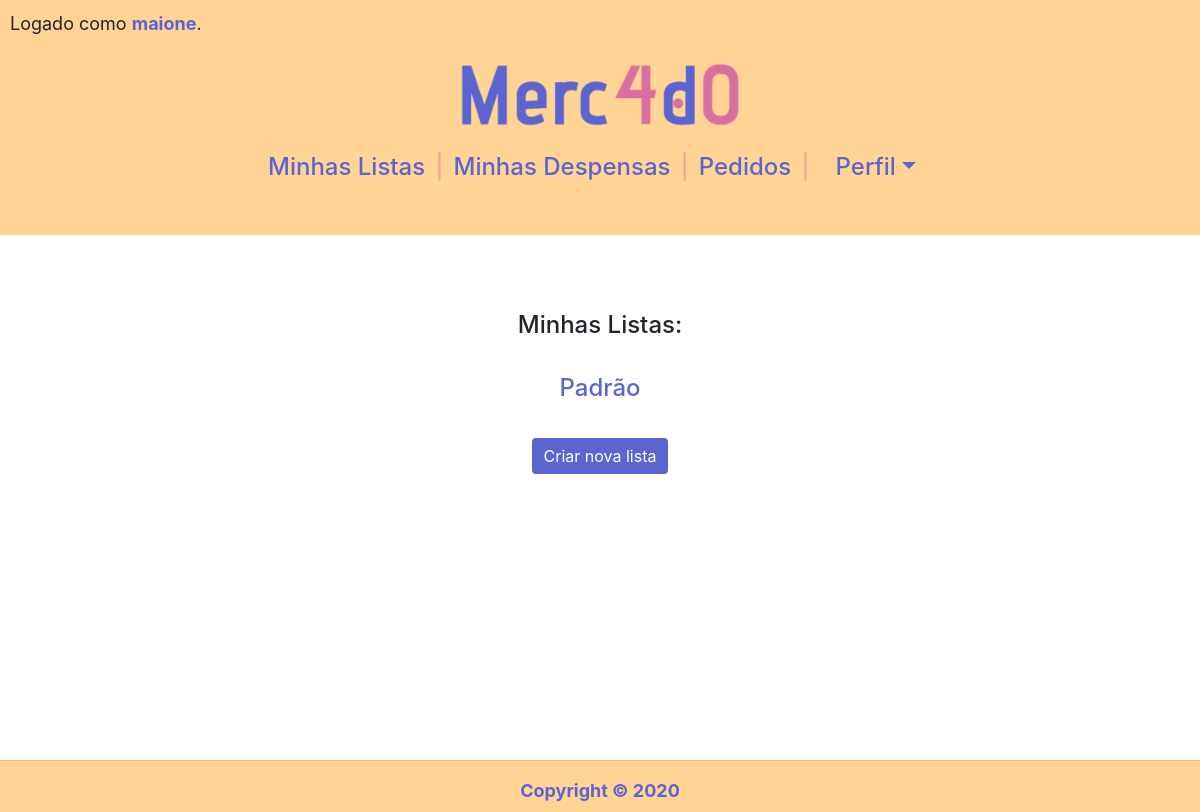
Page / (signed in) on the earlier database version.
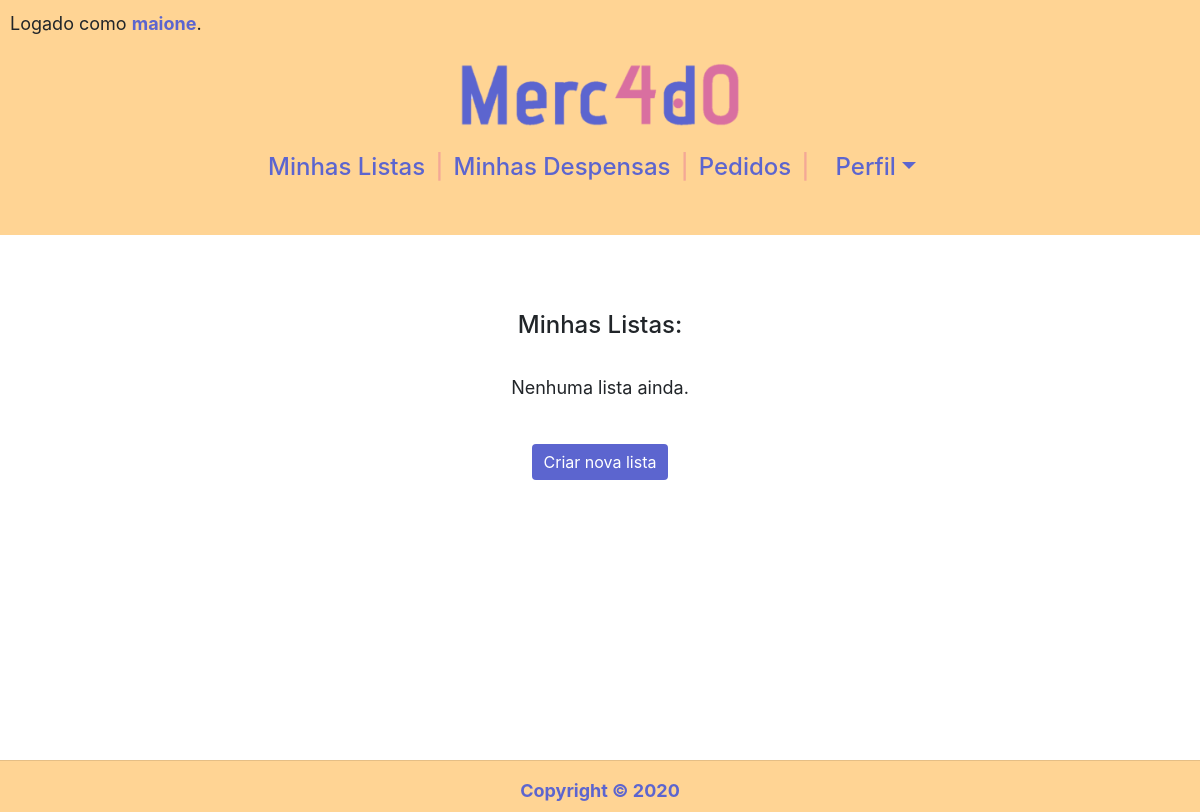
Same page on the later database version.
### compras/models.py (models this page shows, shortened)
class Lista(models.Model):
    nome = models.CharField(max_length=50)
    usuario = models.ForeignKey(Usuario,
                                on_delete=models.CASCADE,
                                related_name="listas")

### compras/views.py (the view)
# urls.py: path('', views.index, name="index"),
@login_required(login_url='login')
def index(request):
    return render(request, "compras/index.html", {
        "listas": Lista.objects.filter(usuario=request.user).order_by('nome'),
        "produtos": Produto.objects.order_by('nome'),
    })

### compras/templates/compras/index.html (shortened to what this page needs)
{% extends "compras/layout.html" %}
{% load static %}
{% block body %}
<div class="container">
    <div id="row" class="row">
        <div class="col" style="margin-top: 12px;">
            <h4>Minhas Listas:</h4>
            <br>
            <ul>
                {% for lista in listas %}
                <li>
                    <h4><a href="" onclick="mostrar('{{ lista.id }}'); return false">{{ lista.nome }}</a></h4>
                </li>
                {% empty %}
                <p>Nenhuma lista ainda.</p>
                {% endfor %}
            </ul>
            <br>
            <button id="but_criar" type="button"
                onclick="document.querySelector('#criar').style.display = 'block'; this.style.display = 'none'"
                class="btn btn-primary">Criar nova lista</button>
        </div>
    </div>
</div>
{% endblock %}

Differences in the rows shown:
removed Lista: nome "Padrão"
Other differences:
text now shown: "Nenhuma lista ainda."
